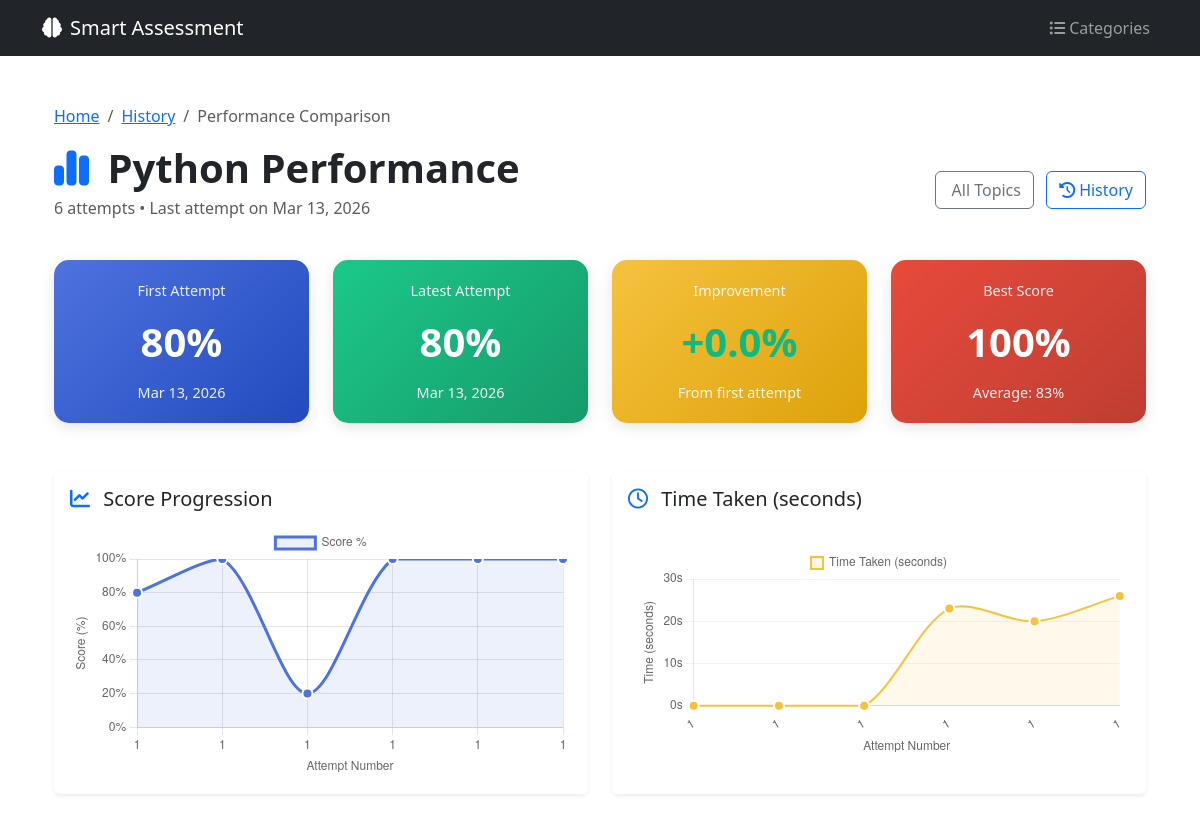
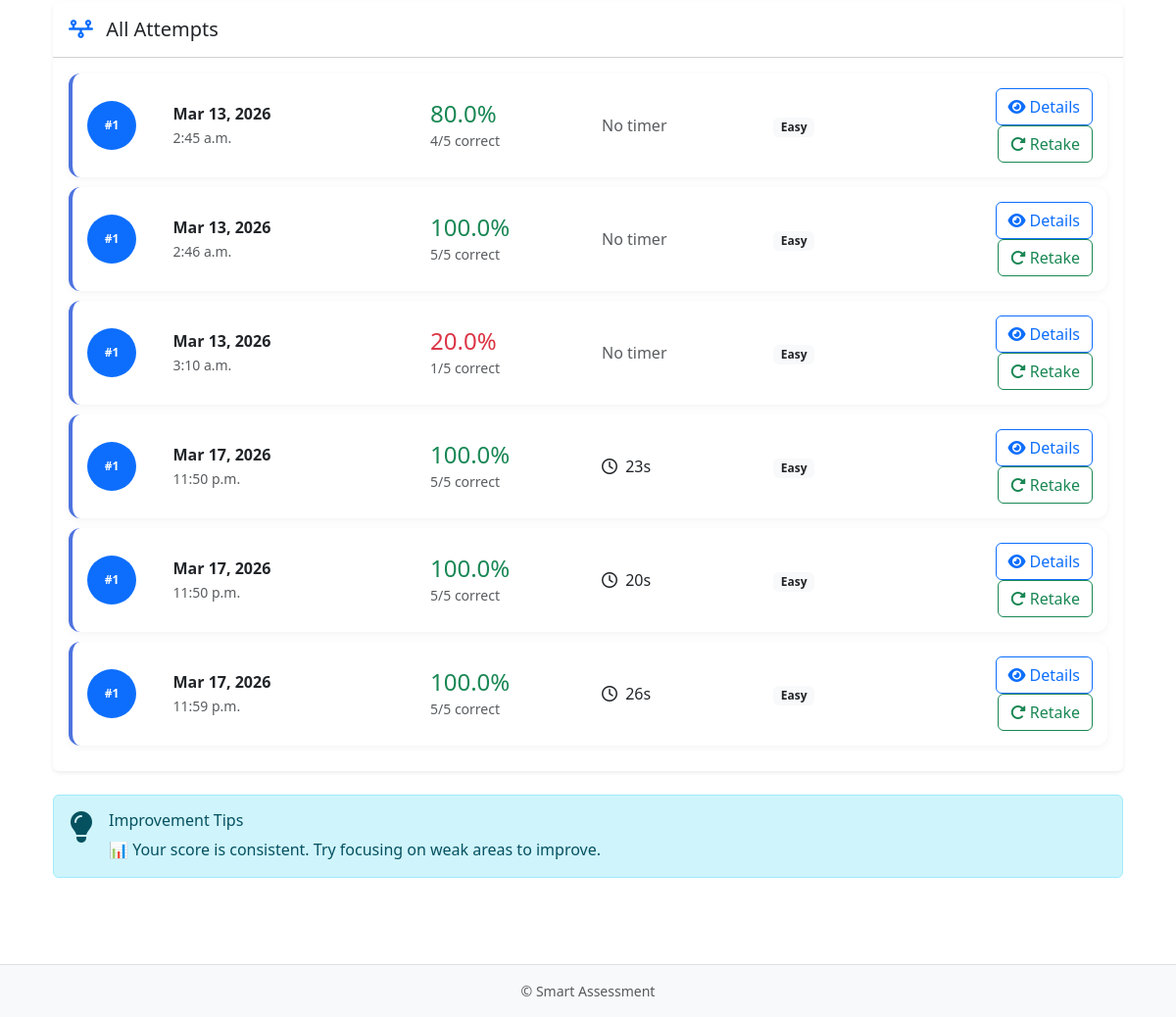
/quiz/comparison/Python/ (signed in), run on an earlier commit of the app's database (2 pictures, top to bottom).
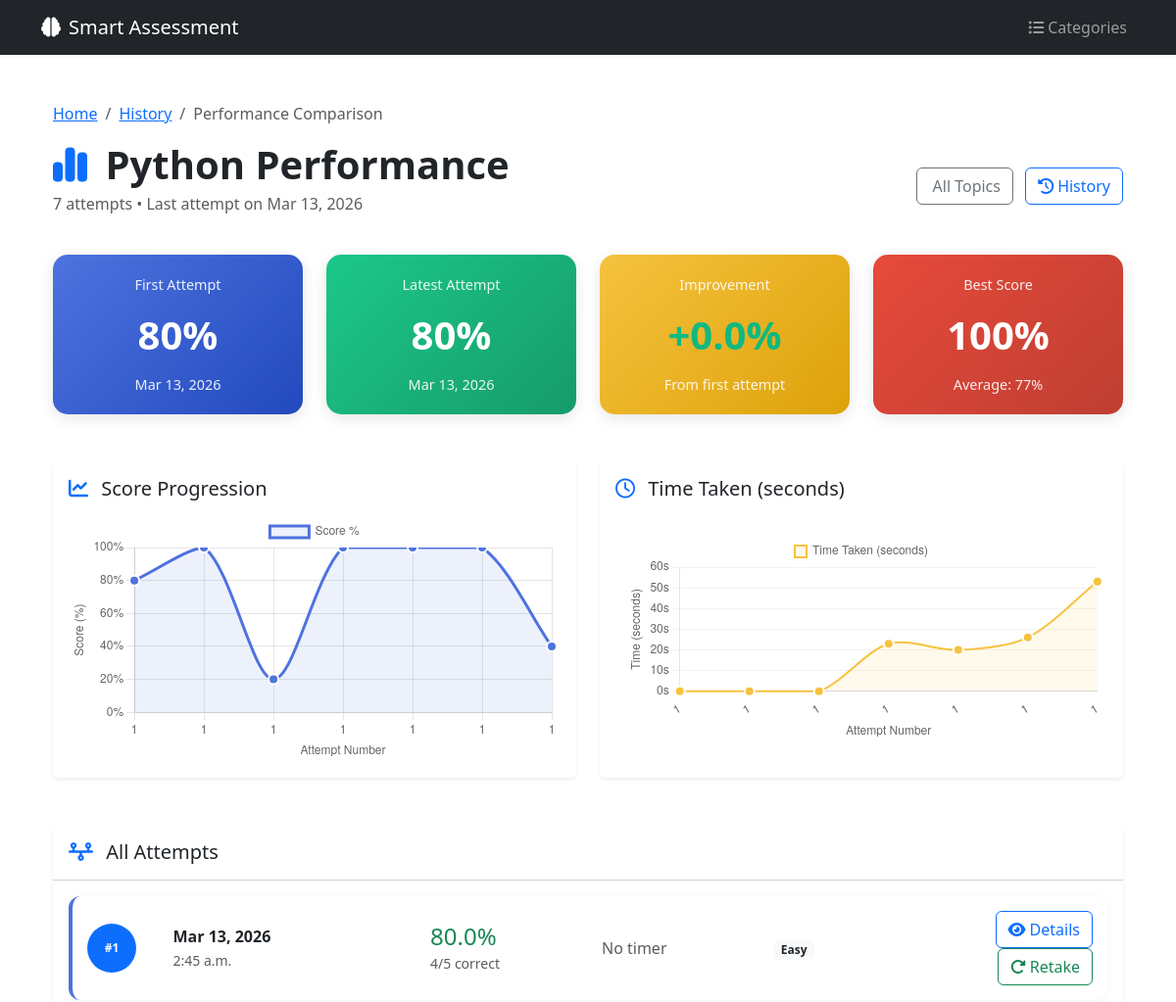
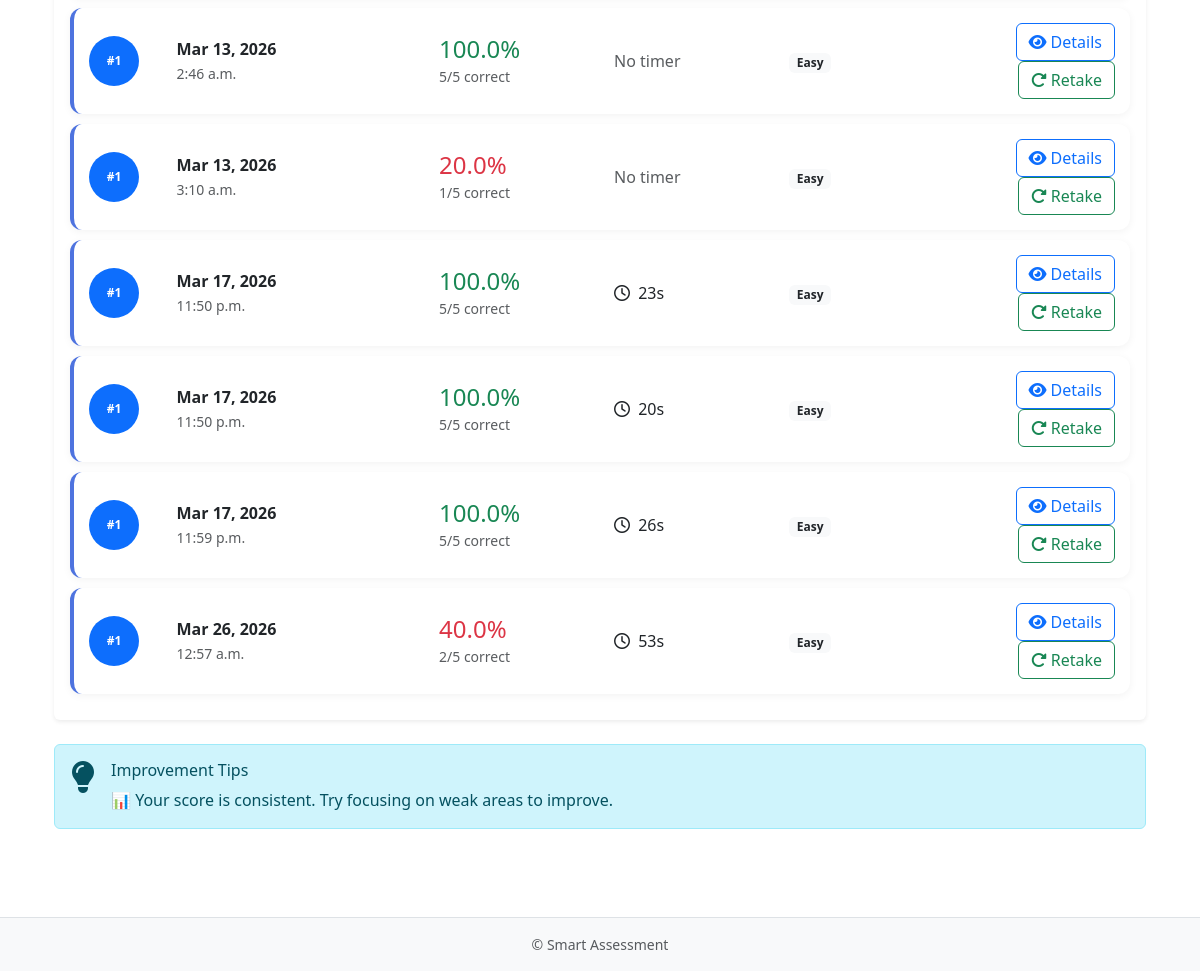
And on a later commit of the database (2 pictures, top to bottom).
### quiz/models.py (models this page shows, shortened)
class QuizResult(models.Model):
    user = models.ForeignKey(User, on_delete=models.CASCADE)
    quiz = models.ForeignKey(Quiz, on_delete=models.CASCADE)
    total_questions = models.IntegerField()
    correct_answers = models.IntegerField()
    score_percent = models.FloatField()
    is_pass = models.BooleanField(default=False)
    total_time_taken = models.IntegerField(default=0)  # seconds
    attempt_number = models.IntegerField(default=1)  # Track attempt number
    quiz_topic = models.CharField(max_length=200, blank=True)  # Store topic name for grouping
    difficulty = models.CharField(max_length=20, default='medium')  # Store difficulty
    created_at = models.DateTimeField(auto_now_add=True)
    class Meta:
        ordering = ['-created_at']

### quiz/views.py (the view, shortened to what this page needs)
# urls.py: path('comparison/', views.quiz_comparison, name='quiz_comparison'),
@login_required
def quiz_comparison(request, topic=None):
    from django.db.models import Avg, Max
    from .models import QuizResult
    import json
    if not QuizResult.objects.filter(user=request.user).exists():
        return render(request, 'quiz/comparison.html', {'error': 'No quizzes taken yet'})
    if topic:
        results = QuizResult.objects.filter(
            user=request.user,
            quiz_topic__iexact=topic
        ).order_by('attempt_number')
        if not results.exists():
            return redirect('/quiz/comparison/')
        first = results.first()
        last = results.last()
        best = results.aggregate(Max('score_percent'))['score_percent__max'] or 0
        avg = results.aggregate(Avg('score_percent'))['score_percent__avg'] or 0
        metrics = {
            'total_attempts': results.count(),
            'first_score': round(first.score_percent) if first else 0,
            'last_score': round(last.score_percent) if last else 0,
            'improvement': round(last.score_percent - first.score_percent, 1) if first and last else 0,
            'best_score': round(best),
            'avg_score': round(avg),
        }
        has_timer = any(r.total_time_taken > 0 for r in results)
        time_data = [r.total_time_taken for r in results] if has_timer else []
        context = {
            'results': results,
            'topic': topic,
            'metrics': metrics,
            'attempt_numbers': json.dumps([r.attempt_number for r in results]),
            'score_data': json.dumps([round(r.score_percent) for r in results]),
            'time_data': json.dumps(time_data) if has_timer else '[]',
            'has_timer': has_timer,
        }
        print("\n" + "="*50)
        print(f"Topic: {topic}")
        print(f"Total attempts: {metrics['total_attempts']}")
        print(f"First score: {metrics['first_score']}%")
        print(f"Last score: {metrics['last_score']}%")
        print(f"Best score: {metrics['best_score']}%")
        print(f"Average score: {metrics['avg_score']}%")
        print("="*50 + "\n")
        return render(request, 'quiz/comparison.html', context)

### templates/quiz/comparison.html (shortened to what the changed rows need)
{% extends 'quiz/base.html' %}
{% load static %}
{% block content %}
<div class="container py-4">
    {% if show_topics %}
        <div class="text-center mb-5">
            <h1 class="display-5 fw-bold mb-3">
                <i class="fa-solid fa-chart-line text-primary me-2"></i>
                Your Quiz Topics
            </h1>
            <p class="text-muted">Select a topic to see your performance over time</p>
        </div>
        <div class="row g-4">
            {% for topic in topics %}
            <div class="col-md-4">
                <a href="/quiz/comparison/{{ topic.name }}/" class="text-decoration-none">
                    <div class="topic-card">
                        <i class="fa-solid fa-book-open fa-3x text-primary mb-3"></i>
                        <h4 class="mb-2">{{ topic.name }}</h4>
                        <div class="d-flex justify-content-center gap-3 mb-3">
                            <span class="badge-attempt">
                                <i class="fa-solid fa-rotate-right me-1"></i>{{ topic.attempts }} attempts
                            </span>
                            <span class="badge-attempt">
                                <i class="fa-solid fa-trophy me-1"></i>Best: {{ topic.best }}%
                            </span>
                        </div>
                        <span class="btn btn-outline-primary btn-sm">View Details →</span>
                    </div>
                </a>
            </div>
            {% endfor %}
        </div>
    {% else %}
        <div class="d-flex justify-content-between align-items-center mb-4">
            <div>
                <h1 class="display-6 fw-bold mb-1">
                    <i class="fa-solid fa-chart-simple text-primary me-2"></i>
                    {{ topic }} Performance
                </h1>
                <p class="text-muted">{{ metrics.total_attempts }} attempts • Last attempt on {{ results.last.created_at|date:"M d, Y" }}</p>
            </div>
            <div>
                <a href="/quiz/comparison/" class="btn btn-outline-secondary me-2">
                    All Topics
                </a>
                <a href="/quiz/history/" class="btn btn-outline-primary">
                    <i class="fa-solid fa-clock-rotate-left me-1"></i>History
                </a>
            </div>
        </div>
        <div class="row g-4 mb-5">
            <div class="col-md-3">
                <div class="metric-card" style="background: linear-gradient(135deg, #4e73df, #224abe);">
                    <div class="metric-label">First Attempt</div>
                    <div class="metric-value">{{ metrics.first_score }}%</div>
                    <div class="metric-label">{{ results.first.created_at|date:"M d, Y" }}</div>
                </div>
            </div>
            <div class="col-md-3">
                <div class="metric-card" style="background: linear-gradient(135deg, #1cc88a, #169b6b);">
                    <div class="metric-label">Latest Attempt</div>
                    <div class="metric-value">{{ metrics.last_score }}%</div>
                    <div class="metric-label">{{ results.last.created_at|date:"M d, Y" }}</div>
                </div>
            </div>
            <div class="col-md-3">
                <div class="metric-card" style="background: linear-gradient(135deg, #f6c23e, #dda20a);">
                    <div class="metric-label">Improvement</div>
                    <div class="metric-value {% if metrics.improvement >= 0 %}improvement-positive{% else %}improvement-negative{% endif %}">
                        {% if metrics.improvement >= 0 %}+{% endif %}{{ metrics.improvement }}%
                    </div>
                    <div class="metric-label">From first attempt</div>
                </div>
            </div>
            <div class="col-md-3">
                <div class="metric-card" style="background: linear-gradient(135deg, #e74a3b, #be3e31);">
                    <div class="metric-label">Best Score</div>
                    <div class="metric-value">{{ metrics.best_score }}%</div>
                    <div class="metric-label">Average: {{ metrics.avg_score }}%</div>
                </div>
            </div>
        </div>
    <div class="row mb-5">
        <div class="col-md-{% if has_timer %}6{% else %}12{% endif %}">
            <div class="card border-0 shadow-sm">
                <div class="card-body">
                    <h5 class="card-title mb-3">
                        <i class="fa-solid fa-chart-line text-primary me-2"></i>
                        Score Progression
                    </h5>
                    <canvas id="scoreChart" style="height: 350px; width: 100%;"></canvas>
                </div>
            </div>
        </div>
        {% if has_timer %}
        <div class="col-md-6">
            <div class="card border-0 shadow-sm">
                <div class="card-body">
                    <h5 class="card-title mb-3">
                        <i class="fa-regular fa-clock text-primary me-2"></i>
                        Time Taken (seconds)
                    </h5>
                    <canvas id="timeChart" style="height: 350px; width: 100%;"></canvas>
                </div>
            </div>
        </div>
        {% endif %}
    </div>
        <div class="card border-0 shadow-sm">
            <div class="card-header bg-white py-3">
                <h5 class="mb-0">
                    <i class="fa-solid fa-timeline me-2 text-primary"></i>
                    All Attempts
                </h5>
            </div>
            <div class="card-body">
                {% for result in results %}
                <div class="attempt-card">
                    <div class="row align-items-center">
                        <div class="col-md-1 text-center">
                            <span class="badge bg-primary rounded-circle p-3" style="width: 50px; height: 50px; display: flex; align-items: center; justify-content: center;">
                                #{{ result.attempt_number }}
                            </span>
                        </div>
                        <div class="col-md-3">
                            <div class="fw-bold">{{ result.created_at|date:"M d, Y" }}</div>
                            <small class="text-muted">{{ result.created_at|time }}</small>
                        </div>
                        <div class="col-md-2">
                            <div class="h4 mb-0 {% if result.is_pass %}text-success{% else %}text-danger{% endif %}">
                                {{ result.score_percent|floatformat:1 }}%
                            </div>
                            <small class="text-muted">{{ result.correct_answers }}/{{ result.total_questions }} correct</small>
                        </div>
                        <div class="col-md-2">
                            {% if result.total_time_taken > 0 %}
                            <div><i class="fa-regular fa-clock me-1"></i> {{ result.total_time_taken }}s</div>
                            {% else %}
                            <div class="text-muted">No timer</div>
                            {% endif %}
                        </div>
                        <div class="col-md-2">
                            <span class="badge bg-light text-dark">{{ result.difficulty|title }}</span>
                        </div>
                        <div class="col-md-2 text-end">
                            <a href="/quiz/attempt/{{ result.id }}/" class="btn btn-outline-primary">
                                <i class="fa-solid fa-eye me-1"></i>Details
                            </a>
                            <a href="/quiz/retake/{{ result.id }}/" class="btn btn-outline-success">
                                <i class="fa-solid fa-rotate-right me-1"></i>Retake
                            </a>
                        </div>
                    </div>
                </div>
                {% endfor %}
            </div>
        </div>
        <div class="alert alert-info mt-4">
            <div class="d-flex">
                <div class="flex-shrink-0">
                    <i class="fa-solid fa-lightbulb fa-2x me-3"></i>
                </div>
                <div>
                    <h6>Improvement Tips</h6>
                    <p class="mb-0">
                        {% if metrics.improvement > 10 %}
                        🎉 Great progress! You've improved by {{ metrics.improvement }}% since your first attempt.
                        {% elif metrics.improvement > 0 %}
                        📈 You're making steady progress. Keep practicing!
                        {% elif metrics.improvement == 0 %}
                        📊 Your score is consistent. Try focusing on weak areas to improve.
                        {% else %}
                        💪 Don't give up! Review your incorrect answers and try again.
                        {% endif %}
                    </p>
                </div>
            </div>
        </div>
    {% endif %}
</div>
{% endblock %}

What changed in the data, as far as the page shows it:
added QuizResult: attempt_number "1", created_at "Mar 26, 2026", created_at "12:57 a.m.", score_percent "40.0", correct_answers "2", total_questions "5", total_time_taken "53", difficulty "Easy", is_pass False (drawn)
Also different on the page:
{{ metrics.total_attempts }}: "6" → "7"
{{ metrics.avg_score }}: "83" → "77"
chart data {{ attempt_numbers|safe }}: [1, 1, 1, 1, 1, 1] → [1, 1, 1, 1, 1, 1, 1]
chart data {{ score_data|safe }}: [80, 100, 20, 100, 100, 100] → [80, 100, 20, 100, 100, 100, 40]
chart data {{ time_data|safe }}: [0, 0, 0, 23, 20, 26] → [0, 0, 0, 23, 20, 26, 53]
